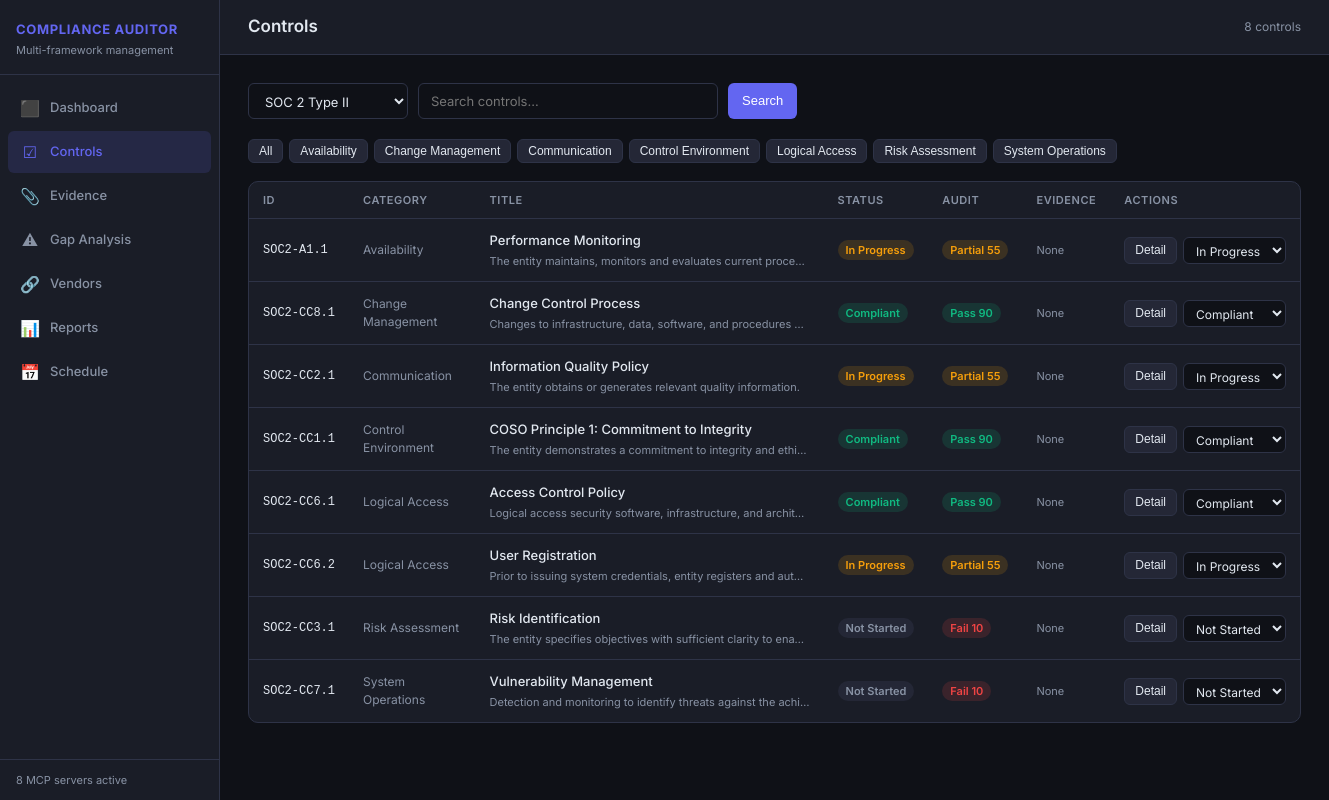
Screenshot of /controls with the database file from the repository.
### tables this page shows
CREATE TABLE controls (
    id TEXT PRIMARY KEY,
    framework_id TEXT NOT NULL,
    category TEXT,
    title TEXT NOT NULL,
    description TEXT,
    guidance TEXT,
    status TEXT DEFAULT 'not_started',
    FOREIGN KEY (framework_id) REFERENCES frameworks(id)
);

### app.py (the view)
@app.get("/controls", response_class=HTMLResponse)
async def controls_page(request: Request, framework: str = "soc2", search: str = ""):
    frameworks = await db_fetchall("SELECT * FROM frameworks ORDER BY name")
    if search:
        controls = await db_fetchall(
            """SELECT c.*, f.name as framework_name FROM controls c
               JOIN frameworks f ON c.framework_id=f.id
               WHERE c.title LIKE ? OR c.description LIKE ? OR c.id LIKE ?
               ORDER BY c.framework_id, c.id""",
            (f"%{search}%", f"%{search}%", f"%{search}%")
        )
    else:
        controls = await db_fetchall(
            "SELECT * FROM controls WHERE framework_id=? ORDER BY category, id",
            (framework,)
        )
    for ctrl in controls:
        ev = await db_fetchone(
            "SELECT COUNT(*) as cnt FROM evidence WHERE control_id=?", (ctrl["id"],)
        )
        ctrl["evidence_count"] = ev["cnt"] if ev else 0
        last = await db_fetchone(
            "SELECT status, score FROM audit_results WHERE control_id=? ORDER BY audited_at DESC LIMIT 1",
            (ctrl["id"],)
        )
        ctrl["last_audit_status"] = last["status"] if last else None
        ctrl["last_audit_score"] = last["score"] if last else None
    categories = list(dict.fromkeys(c["category"] for c in controls if c.get("category")))
    return templates.TemplateResponse(request, "controls.html", {
        "frameworks": frameworks,
        "controls": controls,
        "categories": categories,
        "selected_framework": framework,
        "search": search,
        "active": "controls",
    })

### templates/controls.html (shortened to what this page needs)
{% extends "base.html" %}
{% block page_title %}Controls{% endblock %}
{% block topbar_right %}{{ controls|length }} controls{% endblock %}
{% block content %}
<form method="get" class="filter-bar">
  <select name="framework" onchange="this.form.submit()">
    {% for fw in frameworks %}
    <option value="{{ fw.id }}" {% if fw.id == selected_framework %}selected{% endif %}>{{ fw.name }}</option>
    {% endfor %}
  </select>
  <input type="text" name="search" value="{{ search }}" placeholder="Search controls…" style="flex:1;max-width:300px;">
  <button type="submit" class="btn btn-primary">Search</button>
</form>
{% if categories and not search %}
<div style="display:flex;gap:6px;flex-wrap:wrap;margin-bottom:18px;">
  <button class="btn btn-secondary btn-sm" onclick="filterCategory('all')">All</button>
  {% for cat in categories %}
  <button class="btn btn-secondary btn-sm" onclick="filterCategory('{{ cat }}')">{{ cat }}</button>
  {% endfor %}
</div>
{% endif %}
<div class="card">
  <div class="table-wrap">
    <table id="controls-table">
      <thead>
        <tr>
          <th>ID</th>
          <th>Category</th>
          <th>Title</th>
          <th>Status</th>
          <th>Audit</th>
          <th>Evidence</th>
          <th>Actions</th>
        </tr>
      </thead>
      <tbody>
        {% for ctrl in controls %}
        <tr class="filterable-row" data-category="{{ ctrl.category or '' }}">
          <td class="font-mono text-sm" style="white-space:nowrap;">{{ ctrl.id }}</td>
          <td class="text-muted text-sm">{{ ctrl.category or '—' }}</td>
          <td>
            <div style="font-weight:500;">{{ ctrl.title }}</div>
            <div class="text-xs text-muted truncate" style="max-width:320px;margin-top:2px;">{{ ctrl.description or '' }}</div>
          </td>
          <td>
            {% if ctrl.status == 'compliant' %}
              <span class="badge badge-success">Compliant</span>
            {% elif ctrl.status == 'in_progress' %}
              <span class="badge badge-warning">In Progress</span>
            {% else %}
              <span class="badge badge-muted">Not Started</span>
            {% endif %}
          </td>
          <td>
            {% if ctrl.last_audit_status == 'pass' %}
              <span class="badge badge-success">Pass {{ ctrl.last_audit_score }}</span>
            {% elif ctrl.last_audit_status == 'partial' %}
              <span class="badge badge-warning">Partial {{ ctrl.last_audit_score }}</span>
            {% elif ctrl.last_audit_status == 'fail' %}
              <span class="badge badge-danger">Fail {{ ctrl.last_audit_score }}</span>
            {% else %}
              <span class="text-muted text-xs">Not audited</span>
            {% endif %}
          </td>
          <td>
            {% if ctrl.evidence_count > 0 %}
              <a href="/evidence?control_id={{ ctrl.id }}" class="badge badge-info">{{ ctrl.evidence_count }} files</a>
            {% else %}
              <span class="text-muted text-xs">None</span>
            {% endif %}
          </td>
          <td>
            <div style="display:flex;gap:6px;">
              <button class="btn btn-secondary btn-sm" onclick="showControlDetail({{ ctrl | tojson }})">Detail</button>
              <form method="post" action="/controls/{{ ctrl.id }}/status" style="display:inline;">
                <select name="status" onchange="this.form.submit()" style="width:auto;padding:4px 8px;font-size:12px;">
                  <option value="not_started" {% if ctrl.status == 'not_started' %}selected{% endif %}>Not Started</option>
                  <option value="in_progress" {% if ctrl.status == 'in_progress' %}selected{% endif %}>In Progress</option>
                  <option value="compliant" {% if ctrl.status == 'compliant' %}selected{% endif %}>Compliant</option>
                </select>
              </form>
            </div>
          </td>
        </tr>
        {% endfor %}
      </tbody>
    </table>
  </div>
</div>
{% endblock %}

### static/style.css (style rules this page uses)
:root { --bg: #0f1117; --bg2: #1a1d27; --bg3: #242736; --border: #2e3347; --text: #e2e8f0; --text-muted: #8892a4; --accent: #6366f1; --accent-hover: #4f52d4; --success: #10b981; --warning: #f59e0b; --danger: #ef4444; --info: #3b82f6; --critical: #dc2626; --high: #ea580c; --medium: #d97706; --low: #16a34a; --radius: 10px; --radius-sm: 6px; --shadow: 0 4px 24px rgba(0,0,0,0.4); --font: 'Inter', system-ui, -apple-system, sans-serif; }
* { box-sizing: border-box; margin: 0; padding: 0; }
body { font-family: var(--font); background: var(--bg); color: var(--text); min-height: 100vh; display: flex; font-size: 14px; line-height: 1.5; }
.card { background: var(--bg2); border: 1px solid var(--border); border-radius: var(--radius); overflow: hidden; }
.table-wrap { overflow-x: auto; }
table { width: 100%; border-collapse: collapse; font-size: 13px; }
th { text-align: left; padding: 10px 14px; font-size: 11px; font-weight: 600; color: var(--text-muted); text-transform: uppercase; letter-spacing: 0.05em; border-bottom: 1px solid var(--border); white-space: nowrap; }
td { padding: 12px 14px; border-bottom: 1px solid var(--border); vertical-align: middle; }
tr:last-child td { border-bottom: none; }
.badge { display: inline-flex; align-items: center; padding: 2px 8px; border-radius: 20px; font-size: 11px; font-weight: 600; white-space: nowrap; }
.badge-success { background: rgba(16,185,129,0.15); color: var(--success); }
.badge-warning { background: rgba(245,158,11,0.15); color: var(--warning); }
.badge-danger { background: rgba(239,68,68,0.15); color: var(--danger); }
.badge-muted { background: var(--bg3); color: var(--text-muted); }
.btn { display: inline-flex; align-items: center; gap: 6px; padding: 7px 14px; border-radius: var(--radius-sm); font-size: 13px; font-weight: 500; cursor: pointer; border: none; transition: all 0.15s; text-decoration: none; white-space: nowrap; }
.btn-primary { background: var(--accent); color: #fff; }
.btn-secondary { background: var(--bg3); color: var(--text); border: 1px solid var(--border); }
.btn-sm { padding: 4px 10px; font-size: 12px; }
input, select, textarea { width: 100%; background: var(--bg); border: 1px solid var(--border); color: var(--text); padding: 8px 12px; border-radius: var(--radius-sm); font-size: 13px; font-family: inherit; transition: border-color 0.15s; outline: none; }
select option { background: var(--bg2); }
.filter-bar { display: flex; gap: 10px; margin-bottom: 20px; flex-wrap: wrap; }
.filter-bar input, .filter-bar select { width: auto; min-width: 160px; }
.text-muted { color: var(--text-muted); }
.text-sm { font-size: 12px; }
.text-xs { font-size: 11px; }
.font-mono { font-family: 'JetBrains Mono', 'Fira Code', monospace; }
.truncate { overflow: hidden; text-overflow: ellipsis; white-space: nowrap; }

### rows the page displays
controls: category "Availability", id "SOC2-A1.1", category "Availability", title "Performance Monitoring", description "The entity maintains, monitors and evaluates current proce…", status "In Progress"
controls: category "Change Management", id "SOC2-CC8.1", category "Change Management", title "Change Control Process", description "Changes to infrastructure, data, software, and procedures…", status "Compliant"
controls: category "Communication", id "SOC2-CC2.1", category "Communication", title "Information Quality Policy", description "The entity obtains or generates relevant quality information.", status "In Progress"
controls: category "Control Environment", id "SOC2-CC1.1", category "Control Environment", title "COSO Principle 1: Commitment to Integrity", description "The entity demonstrates a commitment to integrity and ethi…", status "Compliant"
controls: category "Logical Access", id "SOC2-CC6.1", category "Logical Access", title "Access Control Policy", description "Logical access security software, infrastructure, and archit…", status "Compliant"
controls: category "Risk Assessment", id "SOC2-CC3.1", category "Risk Assessment", title "Risk Identification", description "The entity specifies objectives with sufficient clarity to ena…", status "Not Started"
controls: category "System Operations", id "SOC2-CC7.1", category "System Operations", title "Vulnerability Management", description "Detection and monitoring to identify threats against the ach…", status "Not Started"
controls: id "SOC2-CC6.2", category "Logical Access", title "User Registration", description "Prior to issuing system credentials, entity registers and aut…", status "In Progress"

### other values shown
{{ controls|length }} "8"
{{ ctrl.last_audit_score }} "55" "55" "55"
{{ ctrl.last_audit_score }} "90" "90" "90"
{{ ctrl.last_audit_score }} "10" "10"
form field framework "SOC 2 Type II"
